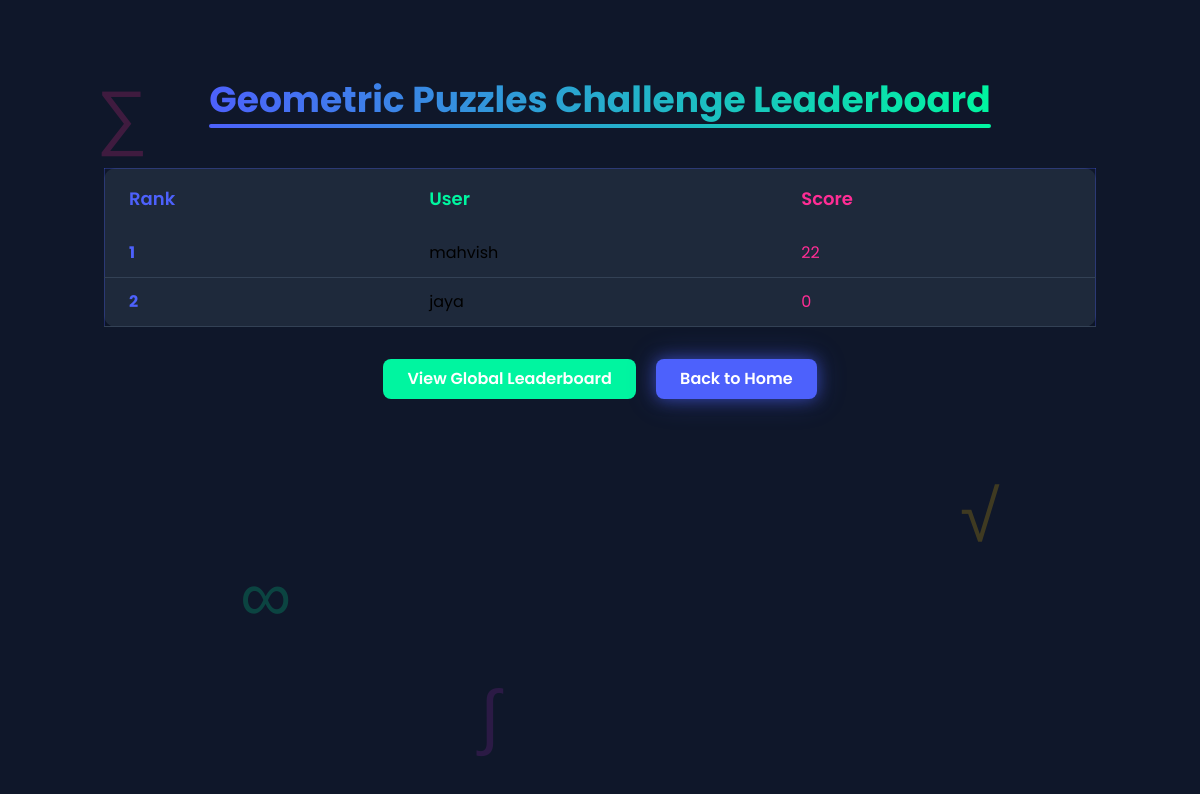
The page /contest/2/leaderboard/ (signed in) on the database its author committed.
### quiz/models.py (models this page shows, shortened)
class Contest(models.Model):
    name = models.CharField(max_length=255)
    description = models.TextField(blank=True, null=True)
    start_date = models.DateTimeField()
    end_date = models.DateTimeField()
    is_active = models.BooleanField(default=True)
    category = models.CharField(max_length=100)
    duration = models.IntegerField(help_text="Duration in minutes")
    number_of_participants = models.PositiveIntegerField(default=0)
    image = models.ImageField(upload_to='contest_images/', blank=True, null=True)

class Registration(models.Model):
    user = models.ForeignKey(User, on_delete=models.CASCADE)
    contest = models.ForeignKey('Contest', on_delete=models.CASCADE, related_name='registrations')
    registered_at = models.DateTimeField(auto_now_add=True)
    score = models.PositiveIntegerField(default=0)  # Add this field

### quiz/views.py (the view)
# urls.py: path('contest/<int:contest_id>/leaderboard/', views.contest_leaderboard, name='contest_leaderboard'),
@login_required
def contest_leaderboard(request, contest_id):
    leaderboard = (
        Registration.objects.filter(contest_id=contest_id)
        .select_related('user')
        .order_by('-score')
    )
    contest = get_object_or_404(Contest, id=contest_id)
    return render(request, "contest_leaderboard.html", {
        "leaderboard": leaderboard,
        "contest": contest,
    })

### templates/contest_leaderboard.html (shortened to what this page needs)
{% extends 'layout.html' %}
{% block content %}
<section class="relative py-20 overflow-hidden min-h-screen bg-dark-900">
    <div class="absolute inset-0 z-0 opacity-20 pointer-events-none">
        <div class="absolute text-7xl text-neon-pink animate-float-slow" style="top: 10%; left: 8%;">∑</div>
        <div class="absolute text-7xl text-neon-blue animate-float" style="top: 25%; left: 85%;">π</div>
        <div class="absolute text-7xl text-neon-green animate-float-fast" style="top: 70%; left: 20%;">∞</div>
        <div class="absolute text-7xl text-neon-yellow animate-float-slow" style="top: 60%; left: 80%;">√</div>
        <div class="absolute text-7xl text-neon-purple animate-float" style="top: 85%; left: 40%;">∫</div>
    </div>
    <div class="container mx-auto px-4 relative z-10">
        <h1 class="text-4xl font-bold mb-12 text-center">
            <span class="relative inline-block">
                <span class="text-gradient bg-gradient-to-r from-neon-blue to-neon-green">{{ contest.name }} Leaderboard</span>
                <span class="absolute -bottom-2 left-0 w-full h-1 bg-gradient-to-r from-neon-blue to-neon-green rounded-full"></span>
            </span>
        </h1>
        <div class="overflow-x-auto">
            <table class="min-w-full bg-dark-800 rounded-xl shadow-lg border border-neon-blue/30">
                <thead>
                    <tr>
                        <th class="py-4 px-6 text-left text-neon-blue text-lg font-semibold">Rank</th>
                        <th class="py-4 px-6 text-left text-neon-green text-lg font-semibold">User</th>
                        <th class="py-4 px-6 text-left text-neon-pink text-lg font-semibold">Score</th>
                    </tr>
                </thead>
                <tbody>
                    {% for entry in leaderboard %}
                    <tr class="border-b border-dark-700 hover:bg-dark-700 transition-all duration-200">
                        <td class="py-3 px-6 font-bold text-neon-blue">{{ forloop.counter }}</td>
                        <td class="py-3 px-6">{{ entry.user.username }}</td>
                        <td class="py-3 px-6 text-neon-pink">{{ entry.score }}</td>
                    </tr>
                    {% empty %}
                    <tr>
                        <td colspan="3" class="py-6 text-center text-gray-400">No scores yet.</td>
                    </tr>
                    {% endfor %}
                </tbody>
            </table>
        </div>
        <div class="text-center mt-8">
            <a href="{% url 'global_leaderboard' %}" class="inline-block px-6 py-2 bg-neon-green text-white font-semibold rounded-lg glow-green hover:bg-white hover:text-neon-green transition-all duration-300">
                View Global Leaderboard
            </a>
            <a href="{% url 'home' %}" class="inline-block px-6 py-2 bg-neon-blue text-white font-semibold rounded-lg glow-blue hover:bg-white hover:text-neon-blue transition-all duration-300 ml-4">
                Back to Home
            </a>
        </div>
    </div>
</section>
{% endblock content %}

### rows shown on the page
Contest: name "Geometric Puzzles Challenge"
Registration: user.username "mahvish", score "22"
Registration: user.username "jaya", score "0"
